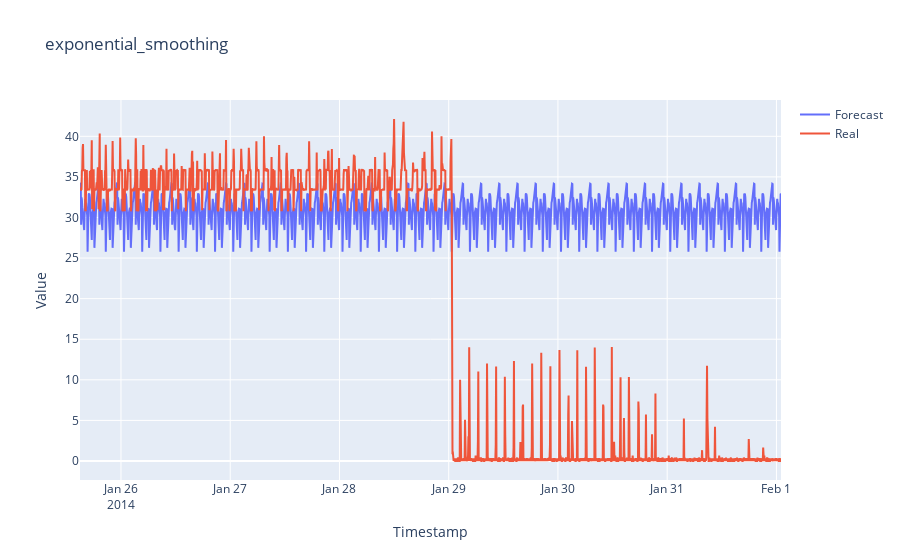
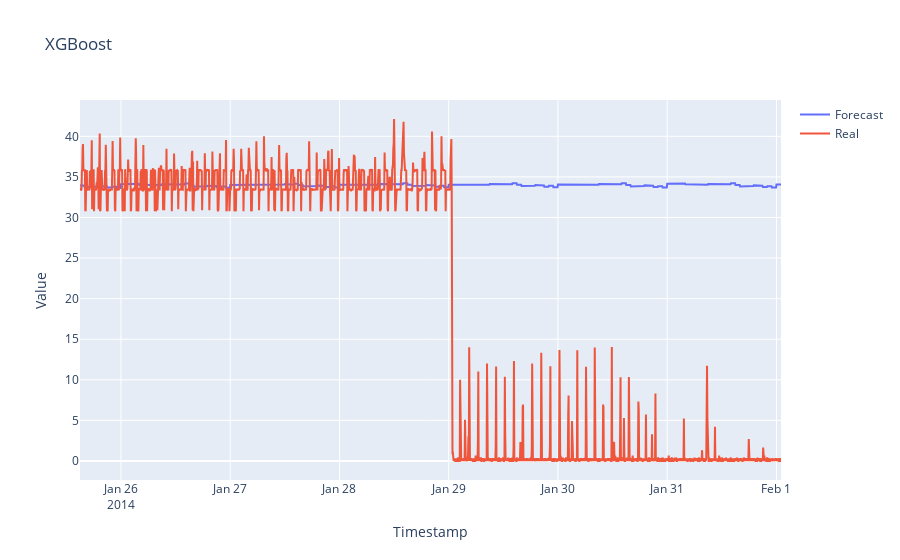
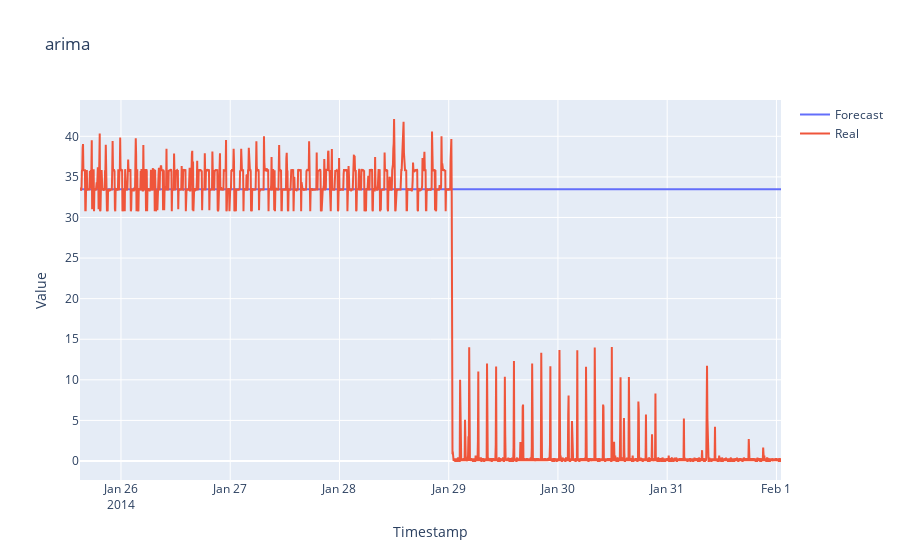
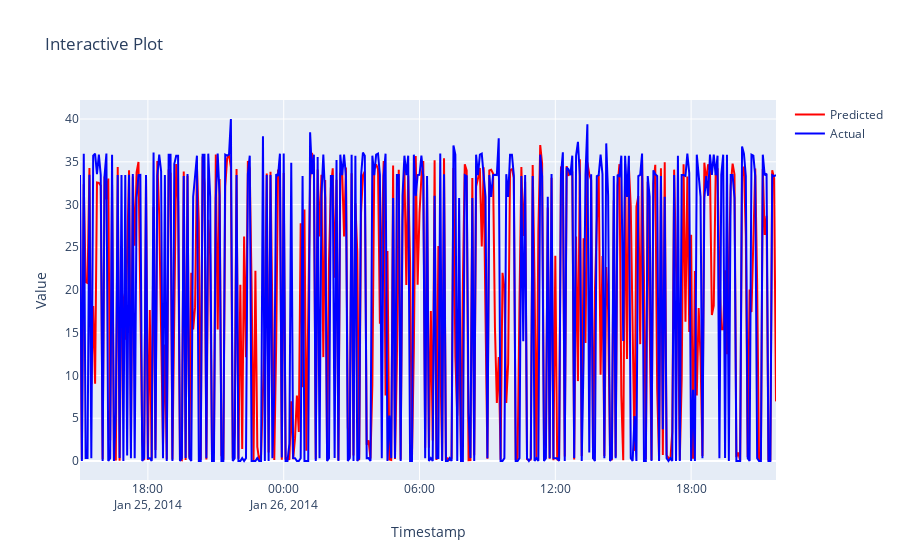

The notebook cell saved with these charts, in order:
### Code cell
train, val = split_data(df)
y_pred=generate_stacked_predictions(best_models, train, val)

### Figure 1 — Plotly figure (JSON) as saved in the notebook; plotly's stock layout.template omitted (floating-point values rounded to 4 significant figures; data arrays with more than 128 entries replaced by an {"elided": "..."} marker saying what was removed)
{"data": [{"mode": "lines", "name": "Forecast", "type": "scatter", "x": {"elided": "1849 str values"}, "y": {"elided": "1849 float values"}}, {"mode": "lines", "name": "Real", "type": "scatter", "x": {"elided": "1849 str values"}, "y": {"elided": "1849 float values"}}], "layout": {"title": {"text": "exponential_smoothing"}, "xaxis": {"title": {"text": "Timestamp"}}, "yaxis": {"title": {"text": "Value"}}}}

### Figure 2 — Plotly figure (JSON) as saved in the notebook; plotly's stock layout.template omitted (floating-point values rounded to 4 significant figures; data arrays with more than 128 entries replaced by an {"elided": "..."} marker saying what was removed)
{"data": [{"mode": "lines", "name": "Forecast", "type": "scatter", "x": {"elided": "1849 str values"}, "y": {"elided": "1849 float values"}}, {"mode": "lines", "name": "Real", "type": "scatter", "x": {"elided": "1849 str values"}, "y": {"elided": "1849 float values"}}], "layout": {"title": {"text": "XGBoost"}, "xaxis": {"title": {"text": "Timestamp"}}, "yaxis": {"title": {"text": "Value"}}}}

### Figure 3 — Plotly figure (JSON) as saved in the notebook; plotly's stock layout.template omitted (floating-point values rounded to 4 significant figures; data arrays with more than 128 entries replaced by an {"elided": "..."} marker saying what was removed)
{"data": [{"mode": "lines", "name": "Forecast", "type": "scatter", "x": {"elided": "1849 str values"}, "y": {"elided": "1849 float values"}}, {"mode": "lines", "name": "Real", "type": "scatter", "x": {"elided": "1849 str values"}, "y": {"elided": "1849 float values"}}], "layout": {"title": {"text": "arima"}, "xaxis": {"title": {"text": "Timestamp"}}, "yaxis": {"title": {"text": "Value"}}}}

### Figure 4 — Plotly figure (JSON) as saved in the notebook; plotly's stock layout.template omitted (floating-point values rounded to 4 significant figures; data arrays with more than 128 entries replaced by an {"elided": "..."} marker saying what was removed)
{"data": [{"line": {"color": "red"}, "mode": "lines", "name": "Predicted", "type": "scatter", "x": {"elided": "1849 str values"}, "y": {"elided": "370 float values"}}, {"line": {"color": "blue"}, "mode": "lines", "name": "Actual", "type": "scatter", "x": {"elided": "1849 str values"}, "y": {"elided": "370 float values"}}], "layout": {"title": {"text": "Interactive Plot"}, "xaxis": {"title": {"text": "Timestamp"}}, "yaxis": {"title": {"text": "Value"}}}}
